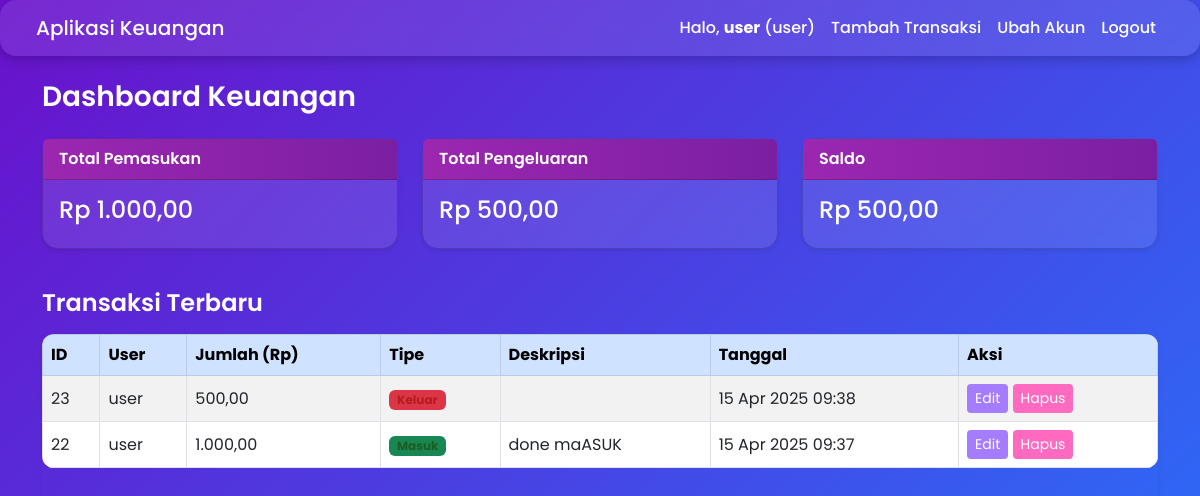
Page /index.php (signed in) on the committed database.
### tables this page shows
CREATE TABLE `transactions` (
  `id` int(11) NOT NULL,
  `user_id` int(11) NOT NULL,
  `amount` decimal(12,2) NOT NULL,
  `transaction_type` enum('in','out') NOT NULL,
  `description` text DEFAULT NULL,
  `created_at` timestamp NOT NULL DEFAULT current_timestamp()
);

CREATE TABLE `users` (
  `id` int(11) NOT NULL,
  `username` varchar(50) NOT NULL,
  `password` varchar(255) NOT NULL,
  `role` enum('admin','user') NOT NULL DEFAULT 'user',
  `created_at` timestamp NOT NULL DEFAULT current_timestamp()
);

### index.php (the view, shortened to what this page needs)
<?php
include 'koneksi.php';
$user_id = $_SESSION['user_id'];
$username = $_SESSION['username'];
$role = $_SESSION['role'];
if ($role == 'admin') {
    $sql_pemasukan = "SELECT SUM(amount) AS total FROM transactions WHERE transaction_type = 'in'";
    $sql_pengeluaran = "SELECT SUM(amount) AS total FROM transactions WHERE transaction_type = 'out'";
    $sql_transaksi = "SELECT t.*, u.username FROM transactions t JOIN users u ON t.user_id = u.id ORDER BY t.created_at DESC LIMIT 10";
} else {
    $sql_pemasukan = "SELECT SUM(amount) AS total FROM transactions WHERE transaction_type = 'in' AND user_id = $user_id";
    $sql_pengeluaran = "SELECT SUM(amount) AS total FROM transactions WHERE transaction_type = 'out' AND user_id = $user_id";
    $sql_transaksi = "SELECT t.*, u.username FROM transactions t JOIN users u ON t.user_id = u.id WHERE t.user_id = $user_id ORDER BY t.created_at DESC LIMIT 10";
}
$result_pemasukan = $conn->query($sql_pemasukan);
$result_pengeluaran = $conn->query($sql_pengeluaran);
$result_transaksi = $conn->query($sql_transaksi);
$total_pemasukan = $result_pemasukan->fetch_assoc()['total'] ?? 0;
$total_pengeluaran = $result_pengeluaran->fetch_assoc()['total'] ?? 0;
$saldo = $total_pemasukan - $total_pengeluaran;
?>
<!DOCTYPE html>
<html lang="id">
<head>
    <link href="https://cdn.jsdelivr.net/npm/bootstrap@5.3.0/dist/css/bootstrap.min.css" rel="stylesheet" />
</head>
<body>
<nav class="navbar navbar-expand-lg navbar-dark mb-4 px-4">
    <div class="container-fluid">
        <a class="navbar-brand" href="#">Aplikasi Keuangan</a>
        <div class="collapse navbar-collapse justify-content-end" id="navbarNav">
            <ul class="navbar-nav align-items-center">
                <li class="nav-item">
                    <span class="nav-link disabled">Halo, <strong><?= htmlspecialchars($username) ?></strong> (<?= $role ?>)</span>
                </li>
                <li class="nav-item">
                    <a class="nav-link" href="tambah_transaksi.php">Tambah Transaksi</a>
                </li>
                <li class="nav-item">
                    <a class="nav-link" href="ubah_akun.php">Ubah Akun</a>
                </li>
                <li class="nav-item">
                    <a class="nav-link" href="logout.php" onclick="return confirm('Yakin ingin logout?')">Logout</a>
                </li>
            </ul>
        </div>
    </div>
</nav>
<div class="container">
    <h3 class="mb-4">Dashboard Keuangan</h3>
    <div class="row mb-4">
        <div class="col-md-4">
            <div class="card text-white mb-3 shadow-sm">
                <div class="card-header">Total Pemasukan</div>
                <div class="card-body">
                    <h5 class="card-title">Rp <?= number_format($total_pemasukan, 2, ',', '.') ?></h5>
                </div>
            </div>
        </div>
        <div class="col-md-4">
            <div class="card text-white mb-3 shadow-sm">
                <div class="card-header">Total Pengeluaran</div>
                <div class="card-body">
                    <h5 class="card-title">Rp <?= number_format($total_pengeluaran, 2, ',', '.') ?></h5>
                </div>
            </div>
        </div>
        <div class="col-md-4">
            <div class="card text-white mb-3 shadow-sm">
                <div class="card-header">Saldo</div>
                <div class="card-body">
                    <h5 class="card-title">Rp <?= number_format($saldo, 2, ',', '.') ?></h5>
                </div>
            </div>
        </div>
    </div>
    <h4 class="mb-3">Transaksi Terbaru</h4>
    <div class="table-responsive shadow-sm rounded">
        <table class="table table-bordered table-striped align-middle mb-5">
            <thead class="table-primary">
            <tr>
                <th>ID</th>
                <th>User</th>
                <th>Jumlah (Rp)</th>
                <th>Tipe</th>
                <th>Deskripsi</th>
                <th>Tanggal</th>
                <th>Aksi</th>
            </tr>
            </thead>
            <tbody>
            <?php if ($result_transaksi->num_rows > 0): ?>
                <?php while ($row = $result_transaksi->fetch_assoc()): ?>
                    <tr>
                        <td><?= $row['id'] ?></td>
                        <td><?= htmlspecialchars($row['username']) ?></td>
                        <td><?= number_format($row['amount'], 2, ',', '.') ?></td>
                        <td>
                            <?php if ($row['transaction_type'] == 'in'): ?>
                                <span class="badge bg-success">Masuk</span>
                            <?php else: ?>
                                <span class="badge bg-danger">Keluar</span>
                            <?php endif; ?>
                        </td>
                        <td><?= htmlspecialchars($row['description']) ?></td>
                        <td><?= date('d M Y H:i', strtotime($row['created_at'])) ?></td>
                        <td>
                            <?php if ($role == 'admin' || $row['user_id'] == $user_id): ?>
                                <a href="edit_transaksi.php?id=<?= $row['id'] ?>" class="btn btn-sm btn-warning">Edit</a>
                                <a href="hapus_transaksi.php?id=<?= $row['id'] ?>" class="btn btn-sm btn-danger" onclick="return confirm('Yakin ingin menghapus transaksi ini?')">Hapus</a>
                            <?php else: ?>
                                <span class="text-muted">-</span>
                            <?php endif; ?>
                        </td>
                    </tr>
                <?php endwhile; ?>
            <?php else: ?>
                <tr><td colspan="7" class="text-center">Belum ada transaksi.</td></tr>
            <?php endif; ?>
            </tbody>
        </table>
    </div>
</div>
</body>
</html>

### index.php (style rules this page uses)
body { background: linear-gradient(135deg, #6a11cb, #2575fc); min-height: 100vh; font-family: 'Poppins', sans-serif; color: #f0e6ff; padding-bottom: 60px; }
.navbar, .card { background-color: rgba(255, 255, 255, 0.1); border-radius: 1rem; box-shadow: 0 4px 12px rgba(0,0,0,0.2); backdrop-filter: blur(10px); }
.navbar-brand, .nav-link { color: #ffffff !important; font-weight: 500; }
h3, h4 { color: #ffffff; font-weight: 600; }
.card-header { background: linear-gradient(to right, #9c27b0, #7b1fa2); color: #fff; font-weight: 600; border-top-left-radius: 1rem; border-top-right-radius: 1rem; }
.card-title { font-size: 1.5rem; }
.table-primary { background-color: #7b4de1 !important; color: #fff; }
.table { background-color: rgba(255, 255, 255, 0.05); color: #f0e6ff; border-radius: 0.75rem; overflow: hidden; }
.table th, .table td { vertical-align: middle; }
.table-responsive { max-height: 400px; overflow-y: auto; border-radius: 0.75rem; }
.btn-warning { background-color: #a67cff; border: none; color: #fff; transition: all 0.3s ease; }
.btn-danger { background-color: #ff6ac1; border: none; color: #fff; transition: all 0.3s ease; }
.badge.bg-success { background-color: #b9f6ca; color: #1b5e20; }
.badge.bg-danger { background-color: #ffcdd2; color: #b71c1c; }
.shadow-sm { box-shadow: 0 4px 10px rgba(0, 0, 0, 0.15); }

### rows in the picture
transactions: id "23", user.username "user", amount "500,00", transaction_type "Keluar", created_at "15 Apr 2025 09:38"
transactions: id "22", user.username "user", amount "1.000,00", transaction_type "Masuk", description "done maASUK", created_at "15 Apr 2025 09:37"

### other values in the picture
$username "user"
$role "user"
$total_pemasukan "1.000,00"
$total_pengeluaran "500,00"
$saldo "500,00"
